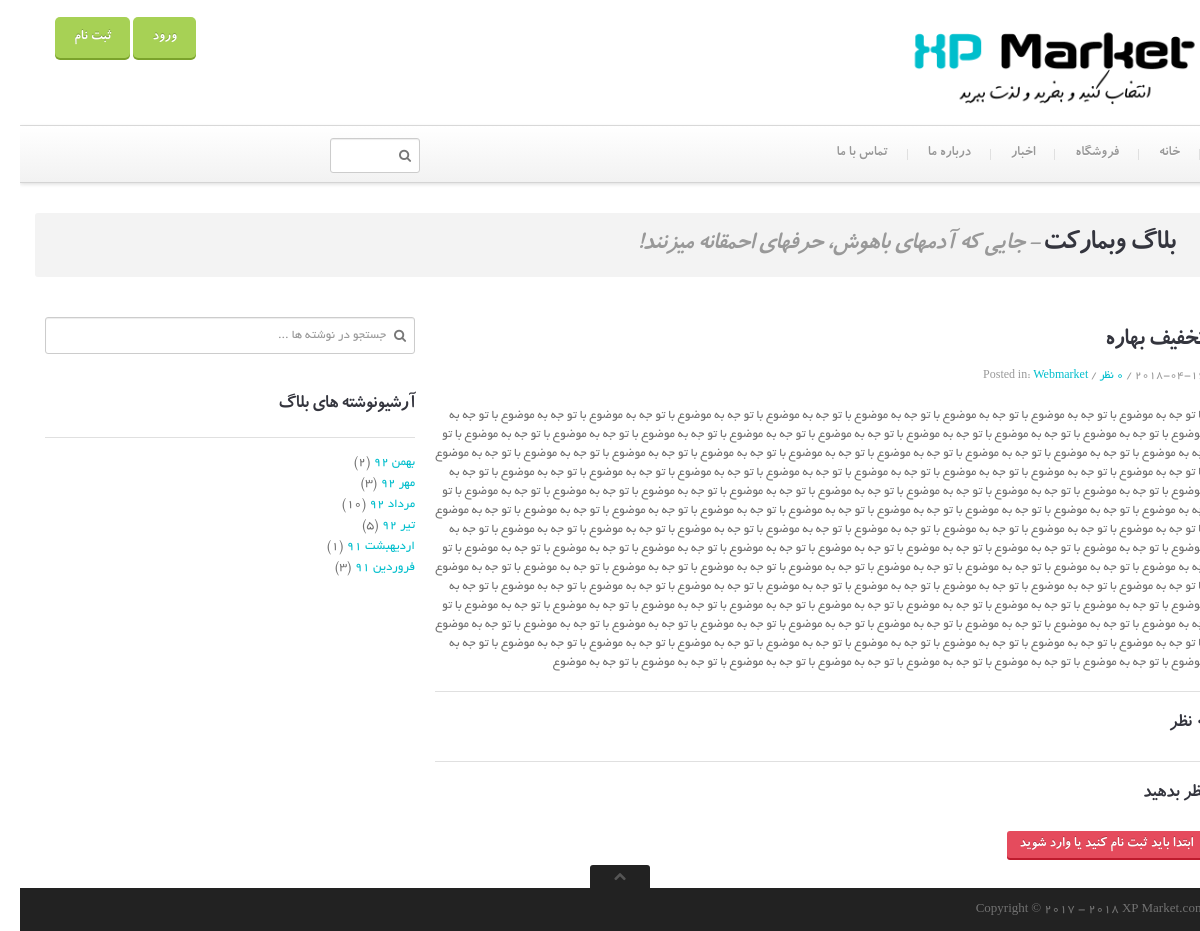
The app's page /blog-single.php?newsid=4, older data.
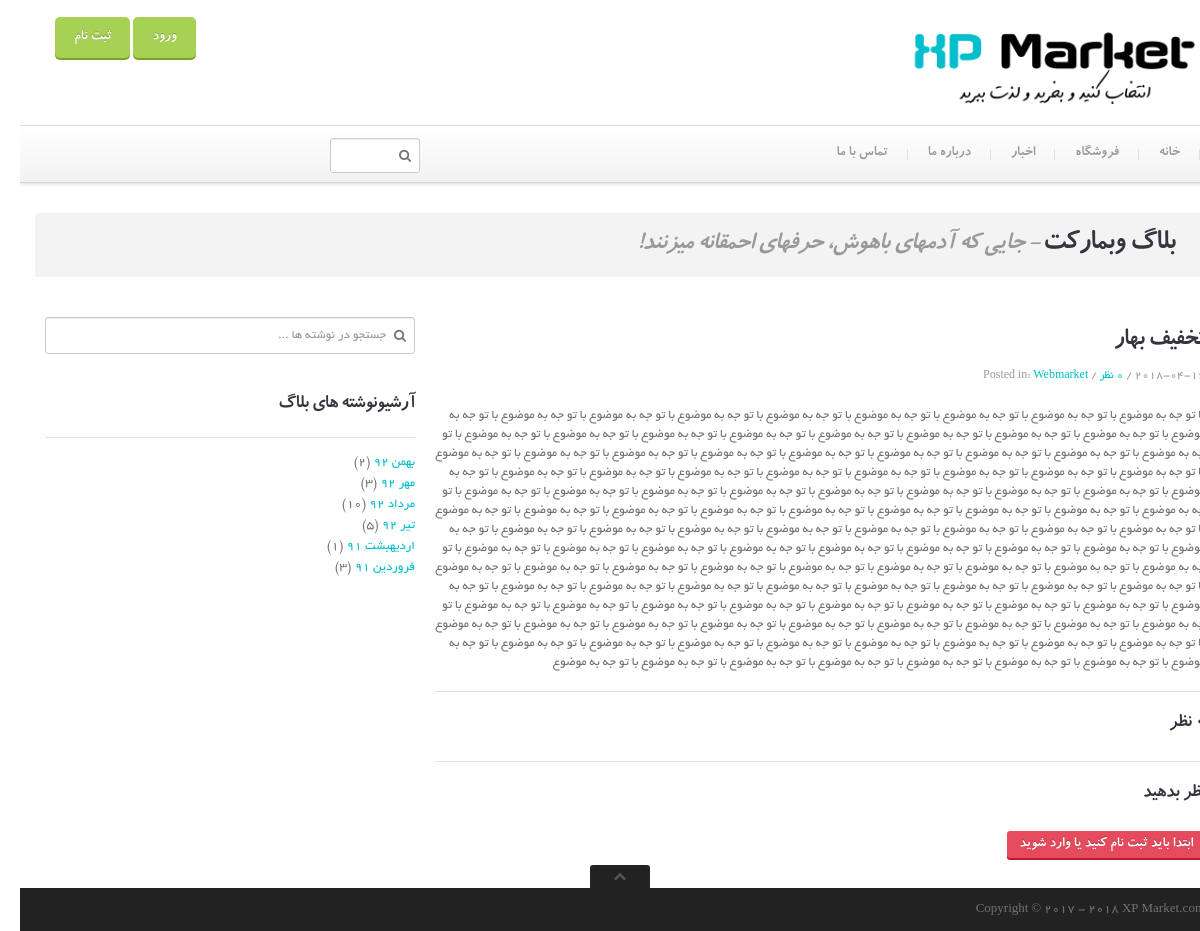
The same page, newer data.
### tables this page shows
CREATE TABLE IF NOT EXISTS `news` (
  `id` int(11) NOT NULL AUTO_INCREMENT,
  `subject` varchar(200) NOT NULL,
  `content` text NOT NULL,
  `date` date NOT NULL,
  `time` time DEFAULT NULL,
  PRIMARY KEY (`id`)
);

### blog-single.php (the view, shortened to what the changed rows need)
<!DOCTYPE html>
 <html class="no-js">
  <head>
    <link href="stylesheets/bootstrap.css" rel="stylesheet">
    <link href="stylesheets/responsive.css" rel="stylesheet">
    <link rel="stylesheet" href="js/rs-plugin/css/settings.css" type="text/css"/>
    <link rel="stylesheet" href="js/jquery-ui-1.10.3/css/smoothness/jquery-ui-1.10.3.custom.min.css" type="text/css"/>
    <link rel="stylesheet" href="js/prettyphoto/css/prettyPhoto.css" type="text/css"/>
    <link href="stylesheets/main.css" rel="stylesheet">
      <link rel="stylesheet" type="text/css" href="admin/assets/js/syntaxhighlighter/styles/shCoreDefault.css"/>
  </head>
  <body class="">
    <div class="master-wrapper">
    <div class="container">
        <div class="push-up top-equal blocks-spacer">
            <div class="row">
                <div class="span12">
                    <div class="title-area">
                        <h1 class="inline"><span class="light">بلاگ</span> وبمارکت</h1>
                        <h2 class="inline tagline">- جایی که آدمهای باهوش، حرفهای احمقانه میزنند!</h2>
                    </div>
                </div>
                <section class="span8 single single-post">
                    <?php
                    require("inc/connect.php");
                    $id=$_GET["newsid"];
                    $news="SELECT * FROM `news` WHERE id='$id'";
                    $result=mysqli_query($sql,$news);
                    if(mysqli_num_rows($result)) {
                        $row = mysqli_fetch_assoc($result);
                        $idc=$row["id"];
                        $counter="SELECT count(id) as counter from `comment_news` where news_id='$idc' and comment_news.vaziat=1";
                        $re=mysqli_query($sql,$counter);
                        $r=mysqli_fetch_assoc($re);
                        echo '<article class="post format-video">
                        <div class="post-inner">
                            <div class="post-title">
                            	<h2>' . $row["subject"] . '</h2>
                            	<div class="metadata">
                            	    ' . $row["date"] . ' /
                            	    <a href="#">'.$r["counter"].' نظر </a> /
                            	    Posted in: <a title="View all posts in aciform" href="#">Webmarket</a>
                            	</div>
                            </div>
                            <p>
                               ' . $row["content"] . '
                            </p>
                        </div>
                    </article>';
                    }
                    ?>
                </section>
            </div>
        </div>
    </div>
    </div>
  </body>
</html>

Row changes from the older to the newer data that the page shows:
changed news: subject "تخفیف بهاره" → "تخفیف بهار"
